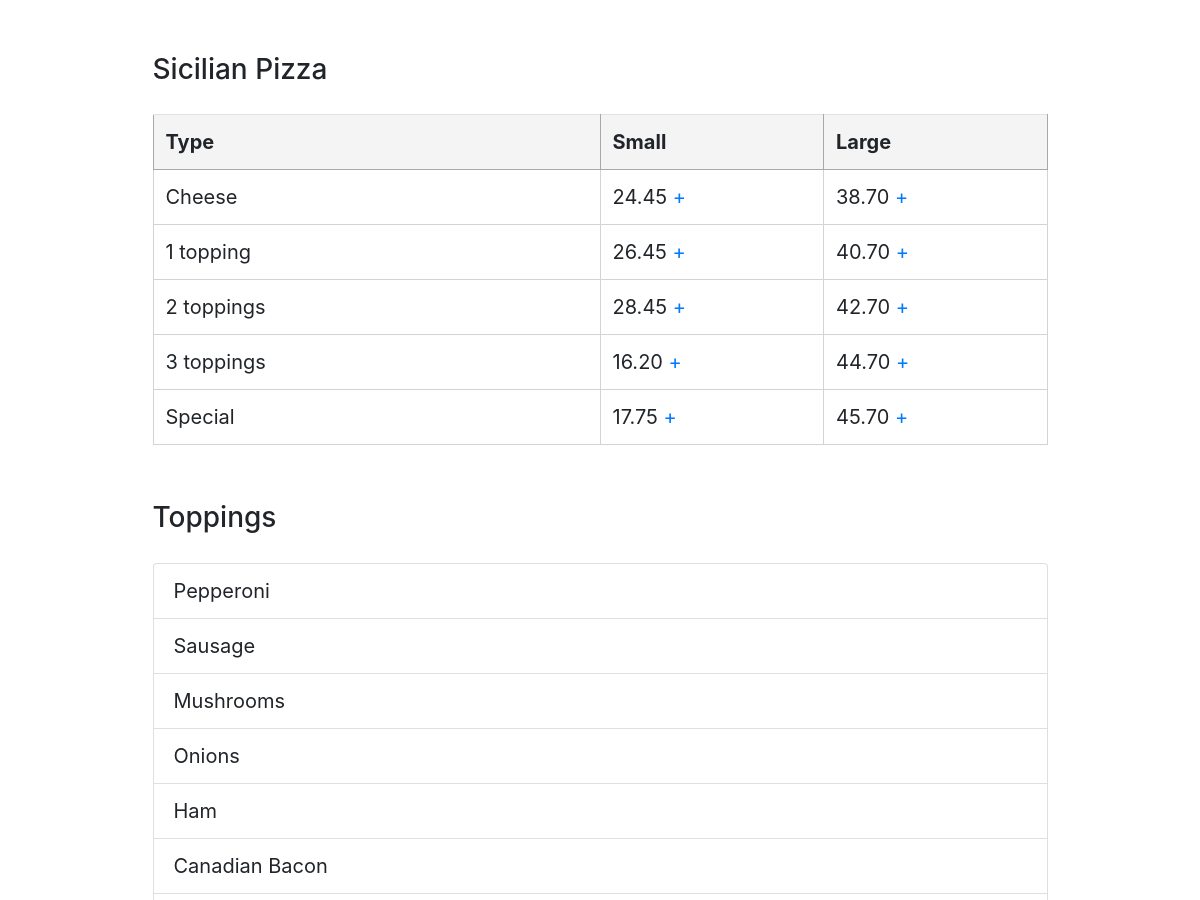
/ (middle part), run on an earlier commit of the app's database.
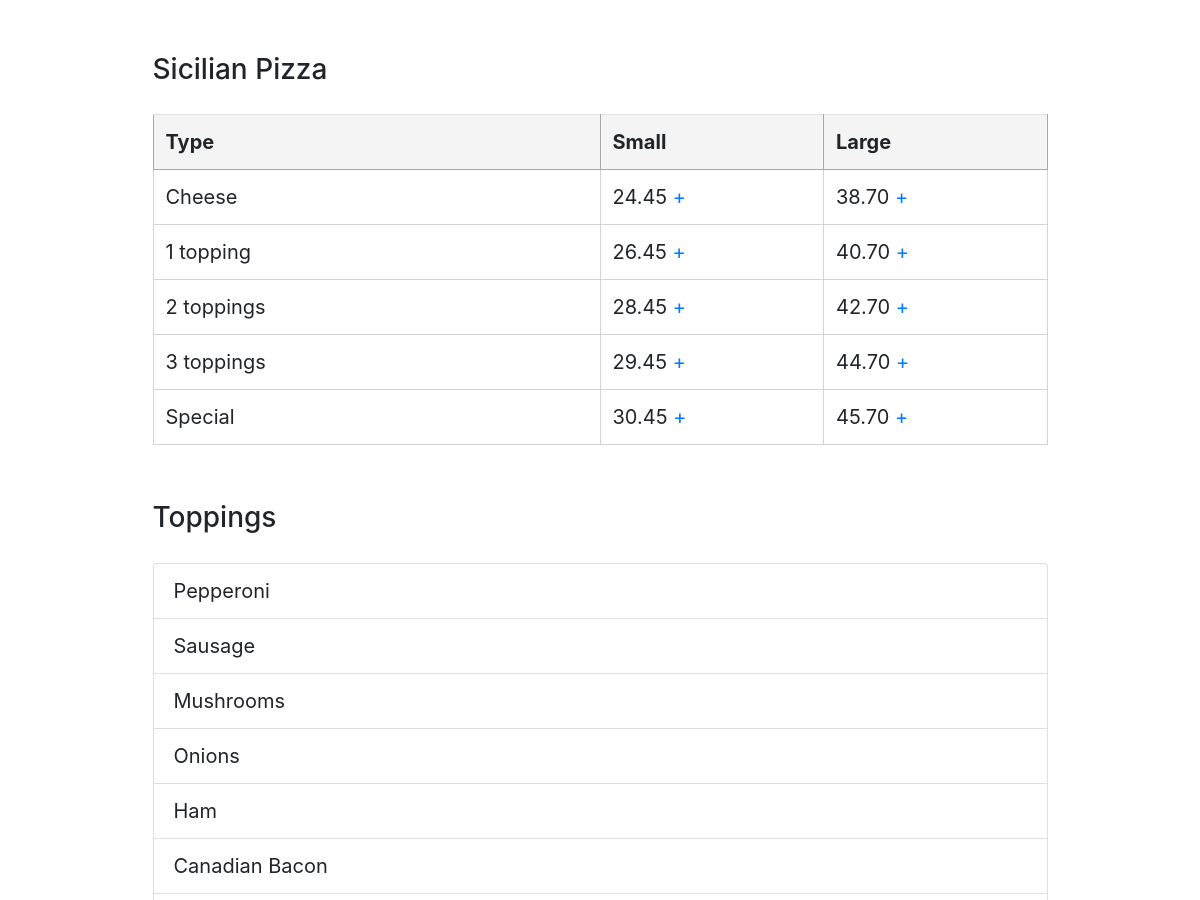
And on a later commit of the database.
### orders/models.py (models this page shows, shortened)
class Product(models.Model):
    choices = [
        ('L', 'LARGE'),
        ('S', 'SMALL'),
        ('SING', 'SINGLE')
    ]
    price = models.DecimalField(max_digits=5, decimal_places=2, default=0)
    name = models.CharField(max_length=64, default=0)
    type = models.CharField(max_length=64, default=0)
    size = models.CharField(choices=choices, max_length=64, default=0)

### orders/views.py (the view)
# urls.py: path("", views.menu, name="menu"),
    def menu(request):
        context = {
            "menu": Product.objects.all(),
            "toppings": Topping.objects.all(),
            "regular": Product.objects.filter(name='Regular Pizza'),
            "sicilian": Product.objects.filter(name='Sicilian Pizza'),
            "pasta": Product.objects.filter(name='Pasta'),
            "salad": Product.objects.filter(name='Salads'),
            "platter": Product.objects.filter(name='Dinner Platters'),
            "user": request.user,
            "users": render(request, 'users/login.html'),
            "sub": Product.objects.filter(name='Sub'),
            "product": Product.objects.all()
        }
        return render(request, "orders/menu.html", context)

### orders/templates/users/login.html (shortened to what this page needs)
{% extends "orders/base.html" %}
{% load crispy_forms_tags %}

### orders/templates/orders/menu.html (shortened to what this page needs)
<!DOCTYPE html>
{% extends "orders/base.html" %}
{% block body %}
    <div class="col-10 menu-category mx-auto">
        <h3 id="sicilian-pizza"> Sicilian Pizza</h3>
        <table class="table table-hover">
            <th>Type</th>
            <th>Small</th> <th>Large</th>
            {% for SizPizza in sicilian %}
                {% if SizPizza.size == 'S' or SizPizza.size == 'SING' %}
                <tr>
                <td width="50%">{{ SizPizza.type }} </td>
                    <td  width="25%">{{ SizPizza.price }} <a class="add-cart" href="{% url 'add' SizPizza.id %}">+</a></td>
                    {% elif SizPizza.size == 'L' %}
                    <td width="25%">{{ SizPizza.price }} <a class="add-cart" href="{% url 'add' SizPizza.id %}">+</a></td></tr>
                {% endif %}
            {% endfor %}
        </table>
        <h3> Toppings </h3>
            <ul class="list-group list-group">
                {% for topping in toppings %}
                        <li class="list-group-item">{{ topping.topping }} </li>
                {% endfor %}
            </ul>
    </div>
{% endblock %}

What changed in the data, as far as the page shows it:
changed Product "3 toppings": price "16.20" → "29.45"
changed Product "Special": price "17.75" → "30.45"
